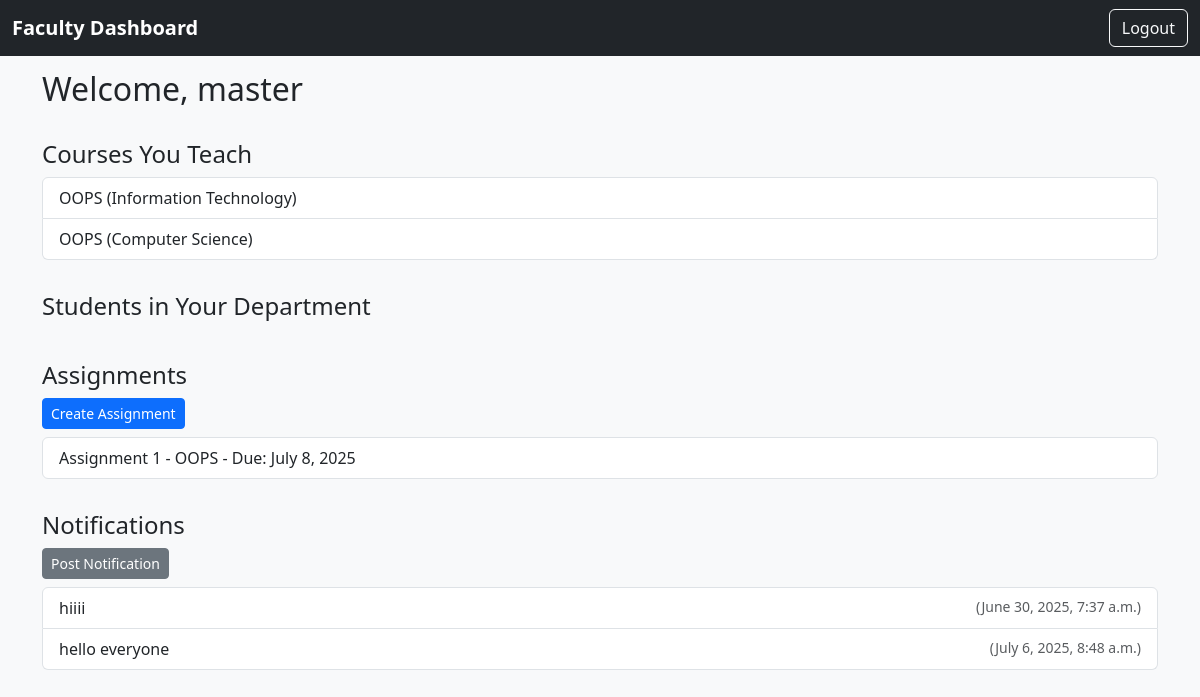
The page /faculty/dashboard/ (signed in) on the database its author committed.
### campus_app/models.py (models this page shows, shortened)
class Faculty(models.Model):
    user = models.OneToOneField(User, on_delete=models.CASCADE)
    department = models.ForeignKey(Department, on_delete=models.SET_NULL, null=True)

class Course(models.Model):
    name = models.CharField(max_length=100)
    department = models.ForeignKey(Department, on_delete=models.CASCADE)
    faculty = models.ForeignKey(Faculty, on_delete=models.SET_NULL, null=True)
    students = models.ManyToManyField(Student, related_name='courses')

class Department(models.Model):
    name = models.CharField(max_length=100)

class Assignment(models.Model):
    course = models.ForeignKey(Course, on_delete=models.CASCADE)
    title = models.CharField(max_length=200)
    description = models.TextField()
    due_date = models.DateField()
    created_by = models.ForeignKey(Faculty, on_delete=models.CASCADE)

class Notification(models.Model):
    message = models.TextField()
    created_at = models.DateTimeField(auto_now_add=True)
    creator = models.ForeignKey(Faculty, on_delete=models.CASCADE)

### campus_app/views.py (the view)
# urls.py: path('faculty/dashboard/', views.faculty_dashboard, name='faculty_dashboard'),
@login_required
def faculty_dashboard(request):
    faculty = Faculty.objects.get(user=request.user)
    courses = Course.objects.filter(faculty=faculty)
    students = Student.objects.filter(department=faculty.department)
    assignments = Assignment.objects.filter(created_by=faculty)
    notifications = Notification.objects.filter(creator=faculty)
    context = {
        'faculty': faculty,
        'courses': courses,
        'students': students,
        'assignments': assignments,
        'notifications': notifications,
    }
    return render(request, 'faculty_dashboard.html', context)

### campus_app/templates/faculty_dashboard.html (shortened to what this page needs)
<!DOCTYPE html>
<html lang="en">
<head>
    <link rel="stylesheet" href="https://cdn.jsdelivr.net/npm/bootstrap@5.3.3/dist/css/bootstrap.min.css">
</head>
<body>
    <nav class="navbar navbar-expand-lg navbar-dark bg-dark fixed-top">
        <div class="container-fluid">
            <a class="navbar-brand" href="#">Faculty Dashboard</a>
            <div class="collapse navbar-collapse justify-content-end" id="navbarContent">
                <ul class="navbar-nav mb-2 mb-lg-0">
                    <li class="nav-item">
                        <a class="btn btn-outline-light" href="{% url 'faculty_login' %}">Logout</a>
                    </li>
                </ul>
            </div>
        </div>
    </nav>
    <div class="container">
        <h2 class="mb-4">Welcome, {{ faculty.user.username }}</h2>
        <h4>Courses You Teach</h4>
        <ul class="list-group mb-4">
            {% for course in courses %}
                <li class="list-group-item">{{ course.name }} ({{ course.department.name }})</li>
            {% empty %}
                <li class="list-group-item">No courses assigned.</li>
            {% endfor %}
        </ul>
        <h4>Students in Your Department</h4>
        <h4>Assignments</h4>
        <a href="{% url 'create_assignment' %}" class="btn btn-primary btn-sm mb-2">Create Assignment</a>
        <ul class="list-group mb-4">
            {% for a in assignments %}
                <li class="list-group-item">{{ a.title }} - {{ a.course.name }} - Due: {{ a.due_date }}</li>
            {% empty %}
                <li class="list-group-item">No assignments posted.</li>
            {% endfor %}
        </ul>
        <h4>Notifications</h4>
        <a href="{% url 'post_notification' %}" class="btn btn-secondary btn-sm mb-2">Post Notification</a>
        <ul class="list-group">
            {% for n in notifications %}
                <li class="list-group-item">
                    {{ n.message }}
                    <small class="text-muted float-end">({{ n.created_at }})</small>
                </li>
            {% endfor %}
        </ul>
    </div>
</body>
</html>

### campus_app/templates/faculty_dashboard.html (style rules this page uses)
body { padding-top: 70px; background-color: #f8f9fa; }
.navbar-brand { font-weight: bold; }
h4 { margin-top: 2rem; }

### rows shown on the page
Faculty: user.username "master"
Course: name "OOPS", department.name "Information Technology"
Course: name "OOPS", department.name "Computer Science"
Assignment: title "Assignment 1", course.name "OOPS", due_date "July 8, 2025"
Notification: message "hiiii", created_at "June 30, 2025, 7:37 a.m."
Notification: message "hello everyone", created_at "July 6, 2025, 8:48 a.m."
